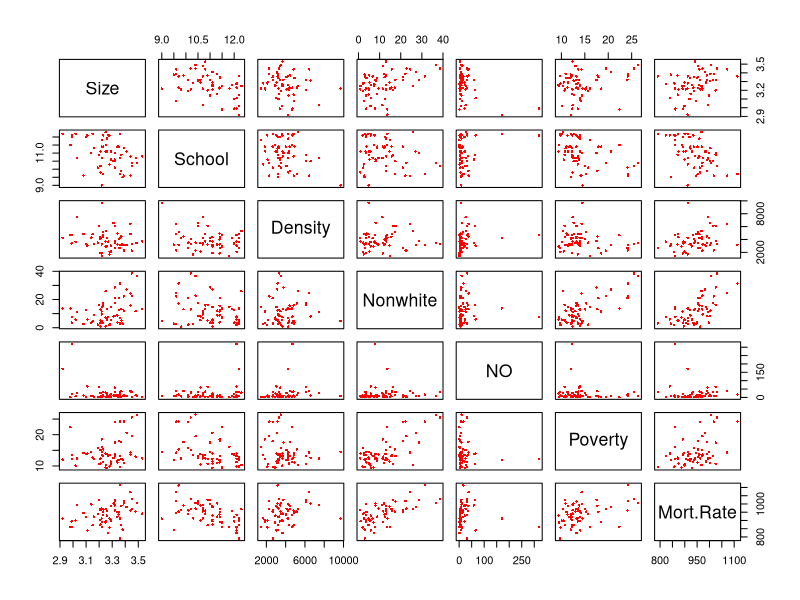
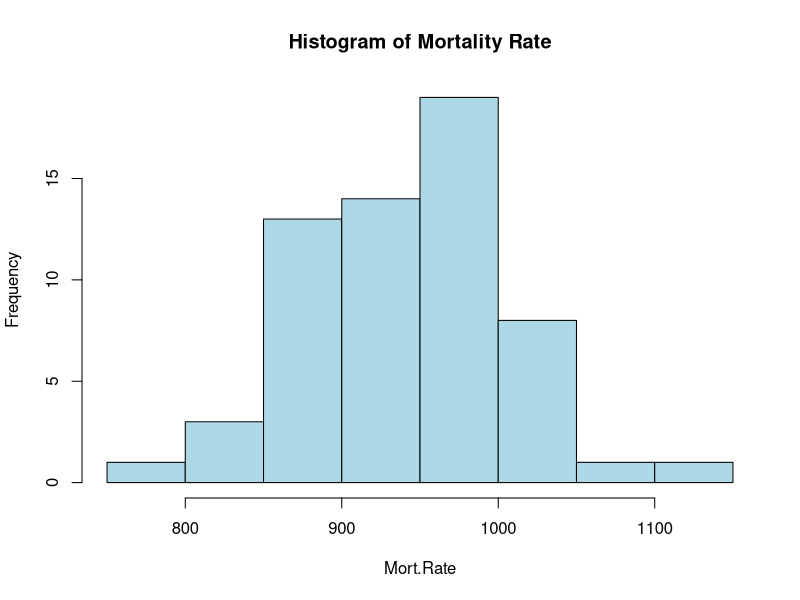

Recreate these plots in R, in order.
## ---- chunk 1
mortality <- read.csv('mortality.csv')
attach(mortality)
plot(mortality, pch = 16, cex = 0.5, col = 'red')
## ---- chunk 2
hist(Mort.Rate, col = 'light blue', main = 'Histogram of Mortality Rate')
## ---- chunk 3
mean(Mort.Rate)
median(Mort.Rate)
## ---- chunk 4
shapiro.test(Mort.Rate)
## ---- chunk 5
summary(model <- lm(Mort.Rate~Poverty+NO+Nonwhite+Density+School+Size))
## ---- chunk 6
cor.test(Mort.Rate, Poverty)
## ---- chunk 7
cor.test(Mort.Rate, NO)
## ---- chunk 8
cor.test(Mort.Rate, Nonwhite)
## ---- chunk 9
cor.test(Mort.Rate, Density)
## ---- chunk 10
cor.test(Mort.Rate, School)
## ---- chunk 11
cor.test(Mort.Rate, Size)
